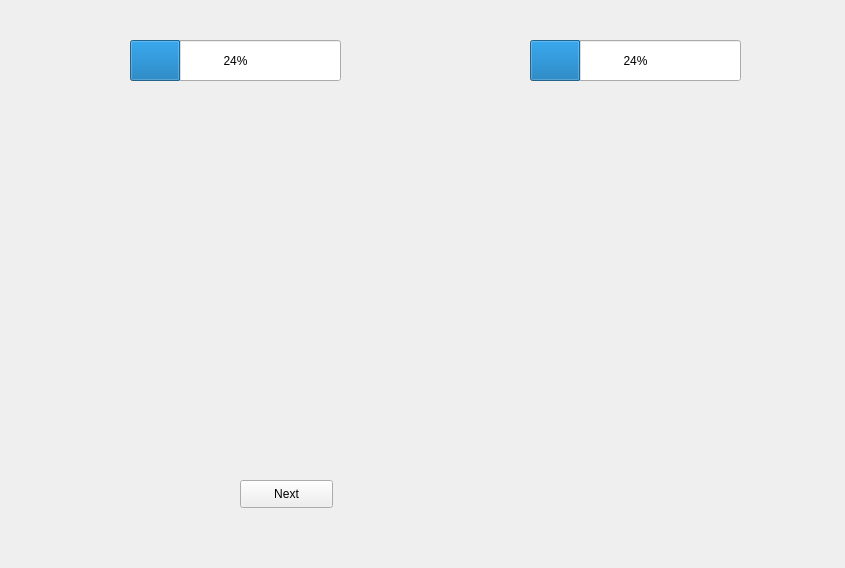
<?xml version="1.0" encoding="UTF-8"?>
<ui version="4.0">
 <class>BW</class>
 <widget class="QWidget" name="BW">
  <property name="geometry">
   <rect>
    <x>0</x>
    <y>0</y>
    <width>845</width>
    <height>568</height>
   </rect>
  </property>
  <property name="windowTitle">
   <string>Form</string>
  </property>
  <widget class="QLabel" name="P_x">
   <property name="geometry">
    <rect>
     <x>90</x>
     <y>130</y>
     <width>271</width>
     <height>271</height>
    </rect>
   </property>
   <property name="text">
    <string/>
   </property>
  </widget>
  <widget class="QLabel" name="P_y">
   <property name="geometry">
    <rect>
     <x>480</x>
     <y>130</y>
     <width>271</width>
     <height>271</height>
    </rect>
   </property>
   <property name="text">
    <string/>
   </property>
  </widget>
  <widget class="QProgressBar" name="Life_x">
   <property name="geometry">
    <rect>
     <x>130</x>
     <y>40</y>
     <width>211</width>
     <height>41</height>
    </rect>
   </property>
   <property name="value">
    <number>24</number>
   </property>
  </widget>
  <widget class="QProgressBar" name="Life_y">
   <property name="geometry">
    <rect>
     <x>530</x>
     <y>40</y>
     <width>211</width>
     <height>41</height>
    </rect>
   </property>
   <property name="value">
    <number>24</number>
   </property>
  </widget>
  <widget class="QPushButton" name="next">
   <property name="geometry">
    <rect>
     <x>240</x>
     <y>480</y>
     <width>93</width>
     <height>28</height>
    </rect>
   </property>
   <property name="text">
    <string>Next</string>
   </property>
  </widget>
 </widget>
 <resources/>
 <connections/>
</ui>
